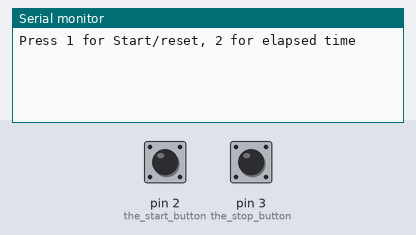
This sketch was run on a simulated Arduino Uno, built with avr-gcc and run on an emulated ATmega328P. On the bench: the last lines printed to the serial monitor. The inputs (shaded band) are chosen by the test bench; at power-on: pin 2 (the_start_button) LOW, pin 3 (the_stop_button) LOW.

Above: at 1.2 s.
1.3 s: pin 2 (the_start_button) pulled HIGH for 0.15 s
At 2.6 s:
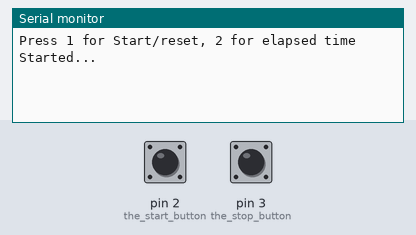
3.0 s: pin 3 (the_stop_button) pulled HIGH for 0.15 s
At 3.6 s:
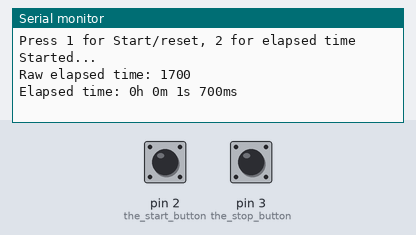
4.7 s: pin 3 (the_stop_button) pulled HIGH for 1 s
At 6.9 s:
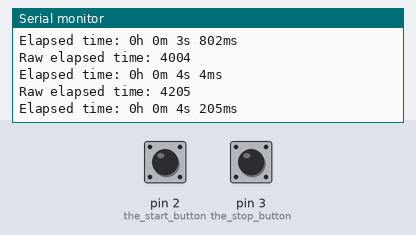
Timing chart, 0 to 8.4 s (numbered marks = the images above; inputs shaded):
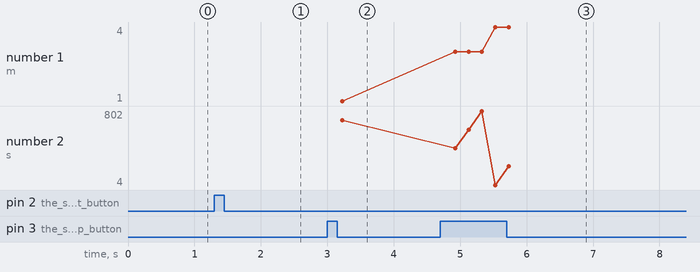

The sketch:

project24.ino
```cpp
// Project 24 – Creating a Stopwatch
unsigned long starting, finished, elapsed;
void setup()
{
  Serial.begin(9600);
  pinMode(2, INPUT); // the start button
  pinMode(3, INPUT); // the stop button
  Serial.println("Press 1 for Start/reset, 2 for elapsed time");
}
void displayResult()
{
  float h, m, s, ms;
  unsigned long over;
  elapsed = finished - starting;
  h = int(elapsed / 3600000);
  over = elapsed % 3600000;
  m = int(over / 60000);
  over = over % 60000;
  s = int(over / 1000);
  ms = over % 1000;
  Serial.print("Raw elapsed time: ");
  Serial.println(elapsed);
  Serial.print("Elapsed time: ");
  Serial.print(h, 0);
  Serial.print("h ");
  Serial.print(m, 0);
  Serial.print("m ");
  Serial.print(s, 0);
  Serial.print("s ");
  Serial.print(ms, 0);
  Serial.println("ms");
  Serial.println();
}
void loop()
{
  if (digitalRead(2) == HIGH)
  {
    starting = millis();
    delay(200); // for debounce
    Serial.println("Started...");
  }
  if (digitalRead(3) == HIGH)
  {
    finished = millis();
    delay(200); // for debounce
    displayResult();
  }
}
```

Measured:
- after the input at 1.3 s, the serial monitor: prints a new line after 0.20 s (image 1)
- after the input at 3.0 s, the serial monitor: prints a new line after 0.20 s (image 2)
- after the input at 4.7 s, the serial monitor: prints a new line after 0.20 s (image 3)
- plotted number 1: 1 → 4 after the input at 4.7 s
- plotted number 2: 700 → 205 after the input at 4.7 s
